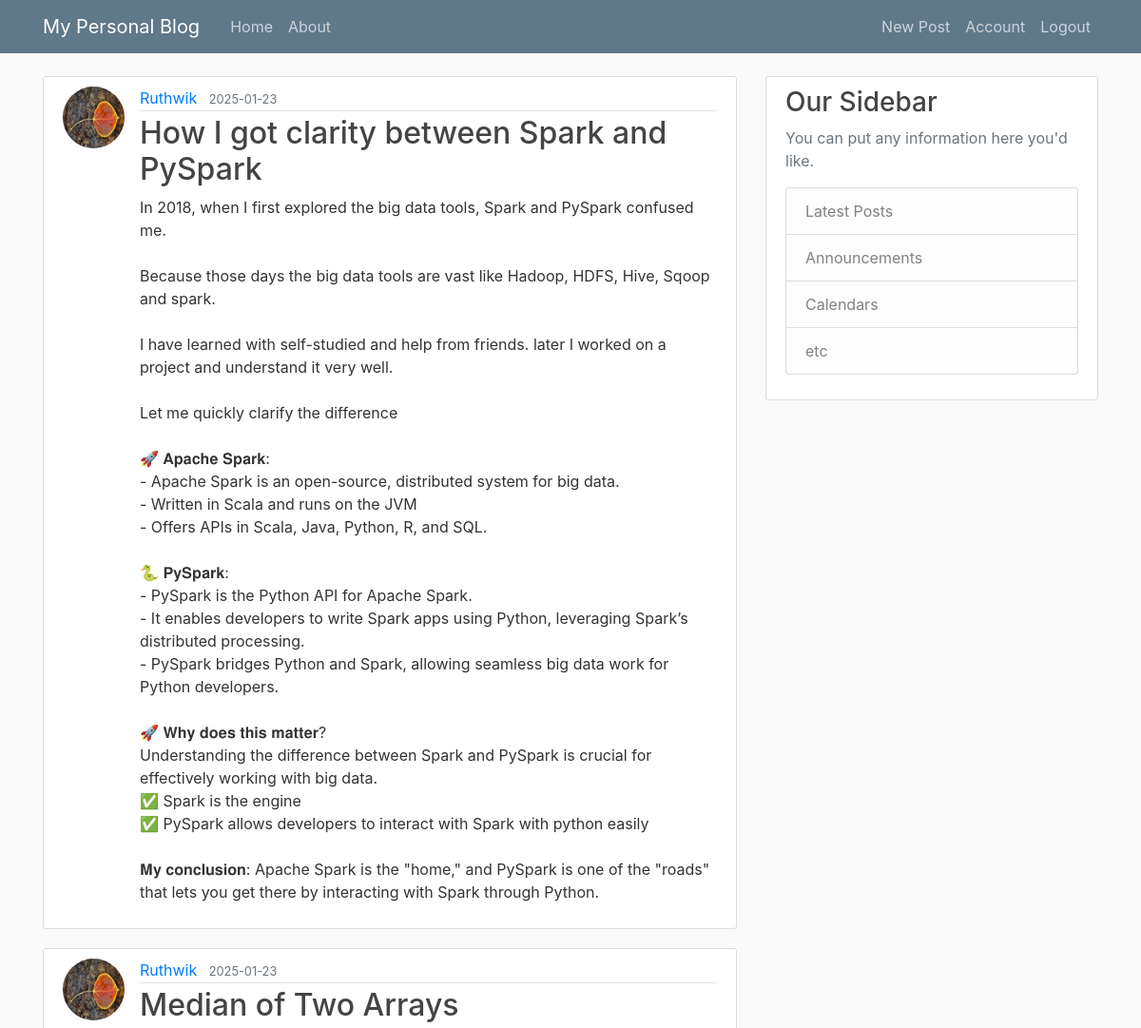
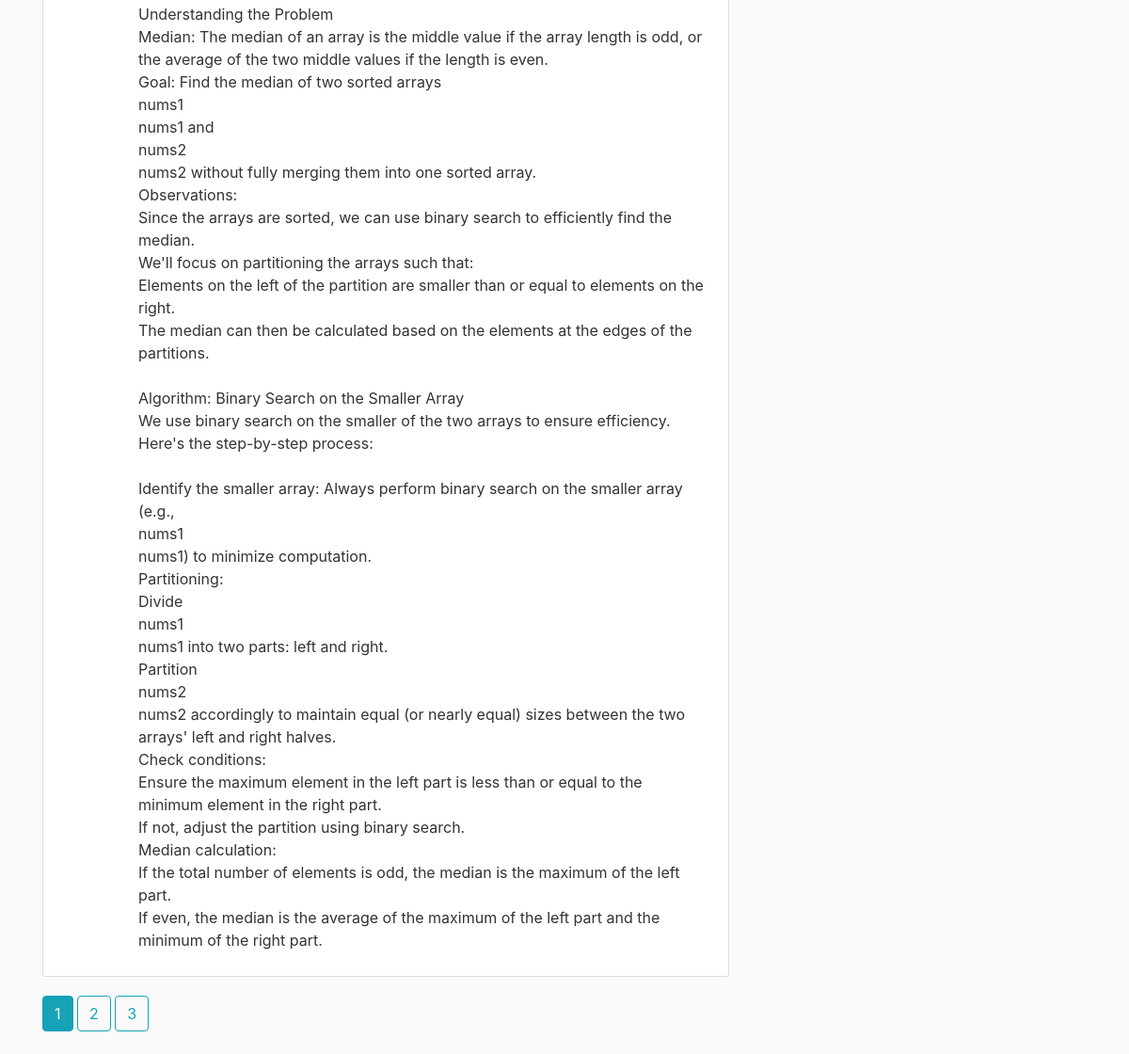
Screenshot of /home (signed in) with the database file from the repository (2 pictures, top to bottom).
### flaskblog/models.py (models this page shows, shortened)
class Post(db.Model):
    id = db.Column(db.Integer, primary_key=True)
    title = db.Column(db.String(120), nullable=False)
    date_posted = db.Column(db.DateTime, nullable=False, default=datetime.utcnow)
    content = db.Column(db.Text, nullable=False)
    user_id = db.Column(db.Integer, db.ForeignKey('user.id') , nullable=False)

class User(db.Model, UserMixin):
    id = db.Column(db.Integer, primary_key=True)
    username = db.Column(db.String(20), unique=True, nullable=False)
    email = db.Column(db.String(120), unique=True, nullable=False)
    image_file = db.Column(db.String(20), nullable=False, default='default.png')
    password = db.Column(db.String(60), nullable=False)
    posts = db.relationship('Post', backref='author', lazy=True)

### flaskblog/routes.py (the view)
@app.route("/")
@app.route("/home")
def home():
    page = request.args.get('page', 1, type=int)
    posts = Post.query.order_by(Post.date_posted.desc()).paginate(page=page, per_page=2)
    return render_template("home.html", posts = posts)

### flaskblog/models.py (called while the page is built)
@login_manager.user_loader
def load_user(user_id):
    return User.query.get(int(user_id))

### flaskblog/templates/home.html
{% extends "layout.html" %}
{% block content %}
    {% for post in posts.items %}
        <article class="media content-section">
            <img class="rounded-circle article-img" src="{{ url_for('static', filename='profile_pics/' + post.author.image_file) }}">
            <div class="media-body">
            <div class="article-metadata">
                <a class="mr-2" href="#">{{ post.author.username }}</a>
                <small class="text-muted">{{ post.date_posted.strftime('%Y-%m-%d') }}</small>
            </div>
            <h2><a class="article-title" href="{{ url_for('post', post_id=post.id) }}">{{ post.title }}</a></h2>
            <p class="article-content">{{ post.content }}</p>
            </div>
        </article>
    {% endfor %}
    {% for page_num in posts.iter_pages(left_edge=1, right_edge=1, left_current=1, right_current=2) %}
        {% if page_num %}
            {% if posts.page == page_num %}
                <a class="btn btn-info mb-4" href="{{ url_for('home', page=page_num)}}"> {{ page_num }}</a>
            {% else %}
                <a class="btn btn-outline-info mb-4" href="{{ url_for('home', page=page_num)}}"> {{ page_num }}</a>
            {% endif %}
        {% else %}
            ...
        {% endif %}
    {% endfor %}
{% endblock content%}

### flaskblog/static/main.css (style rules this page uses)
body { background: #fafafa; color: #333333; margin-top: 5rem; }
h1, h2, h3, h4, h5, h6 { color: #444444; }
.content-section { background: #ffffff; padding: 10px 20px; border: 1px solid #dddddd; border-radius: 3px; margin-bottom: 20px; }
.article-title { color: #444444; }
.article-content { white-space: pre-line; }
.article-img { height: 65px; width: 65px; margin-right: 16px; }
.article-metadata { padding-bottom: 1px; margin-bottom: 4px; border-bottom: 1px solid #e3e3e3 }

### rows the page displays
Post: image_file (picture), author.username "Ruthwik", date_posted "2025-01-23", title "How I got clarity between Spark and PySpark", content "In 2018, when I first explored the big data tools, Spark and PySpark confused me. Because those days the big data tools are vast like Hadoop, HDFS, Hive, Sqoop and spark. I have learned with self-studied and help from friends. later I worked on a project and understand it very well. Let me quickly clarify the difference 🚀 𝐀𝐩𝐚𝐜𝐡𝐞 𝐒𝐩𝐚𝐫𝐤: - Apache Spark is an open-source, distributed system for big data. - Written in Scala and runs on the JVM - Offers APIs in Scala, Java, Python, R, and SQL. 🐍 𝐏𝐲𝐒𝐩𝐚𝐫𝐤: - PySpark is the Python API for Apache Spark. - It enables developers to write Spark apps using Python, leveraging Spark’s distributed processing. - PySpark bridges Python and Spark, allowing…"
Post: image_file (picture), author.username "Ruthwik", date_posted "2025-01-23", title "Median of Two Arrays", content "Understanding the Problem Median: The median of an array is the middle value if the array length is odd, or the average of the two middle values if the length is even. Goal: Find the median of two sorted arrays nums1 nums1 and nums2 nums2 without fully merging them into one sorted array. Observations: Since the arrays are sorted, we can use binary search to efficiently find the median. We'll focus on partitioning the arrays such that: Elements on the left of the partition are smaller than or equal to elements on the right. The median can then be calculated based on the elements at the edges of the partitions. Algorithm: Binary Search on the Smaller Array We use binary search on the smaller…"

### other values shown
{{ page_num }} "1"
{{ page_num }} "2" "3"
